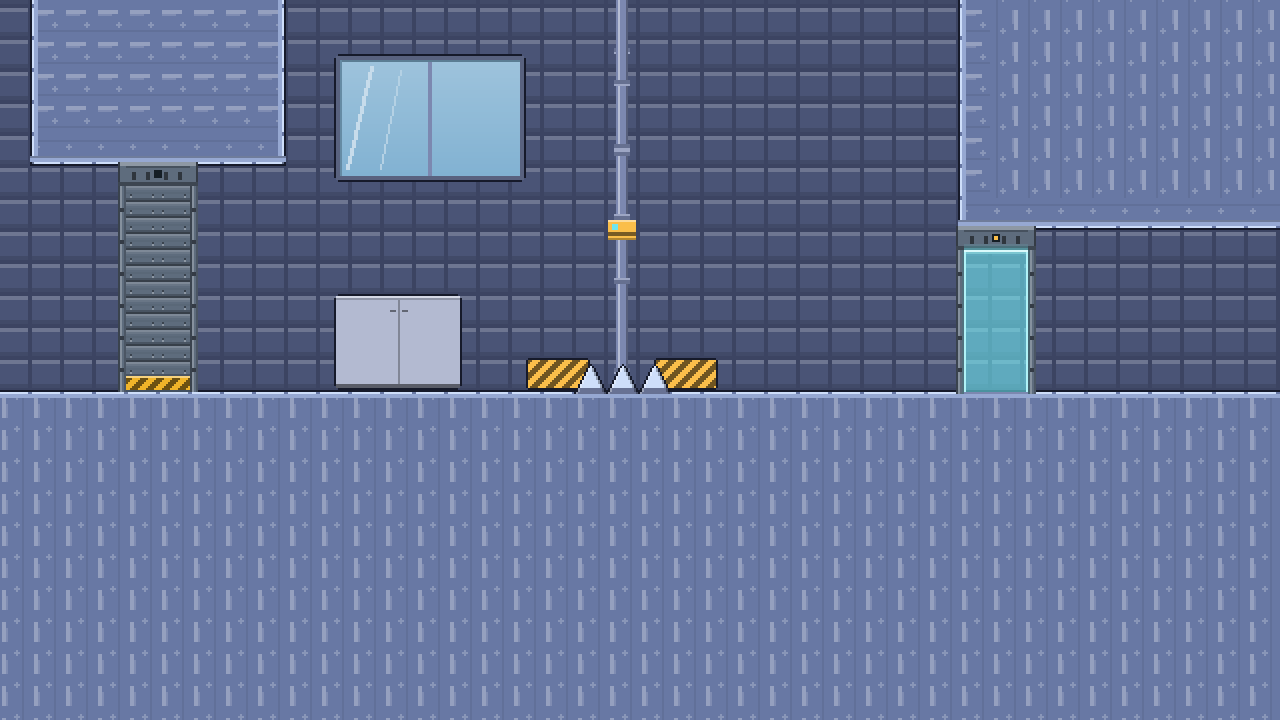
#> input picture assets/ui/frames/spot2_raw.png, 1280 x 720 px; the run also reads 2 pictures not shown here
$ python gen_freeze_filter_preview.py
#> lines starting #> are read from the running program, lines starting #| are printed output that depends on the picture
"""冻结滤镜选型图（D46，已裁定：A 取代灰）。

用法：py tools/gen_freeze_filter_preview.py   ->  assets/ui/preview_freeze_filter.png

底片不是画的，是 `tools/frame_grab.tscn` 跑真关卡抓的真帧（assets/ui/frames/）：
屏幕空间的滤镜只有套在真帧上才看得出它吃了谁。spot2 那一帧地标最密（青门 / 琥珀钥匙 /
白钢尖刺 / 钢柜 / 夜光墙），spot0 那一帧有主角本体。
A~E 五格走的都是用户给的那段 fragment 的同一条算式（离线复现），逐行对应关系：

    fy = fract(UV * 180).y            ->  _scanline_overlay()，按行算晶格
    if fy < w or fy > 1-w: scan = fac ->  暗带 = 黑底 alpha = scanLineFac
    COLOR.r = linear(UV - off)        ->  _shift()，分数像素平移 = 双线性重采样
    COLOR.g = linear(UV)                    off 是 UV 单位，换成像素要乘屏宽
    COLOR.b = linear(UV + off)
    COLOR = mix(COLOR * linearFac, 黑, scan) ->  先按通道乘，再 alpha_composite 一层黑
    COLOR += nearest(UV) * nearestFac        ->  ImageChops.add（本图里 nearestFac 恒 0）

三条必须说清的近似，图上数字与实机的差别就出在这些地方：
  1. 全程在 8 位 sRGB 整数值上算，跟 Compatibility 渲染器把屏幕纹理原样交给 shader
     那条一致（uniform 没写 source_color）。真接上 shader 后若整体偏暗，差的是这一条。
  2. `texture(viewportLinear, UV)` 在 1:1 屏幕纹理上取的就是像素中心，等于没糊 ——
     所以「linear / nearest 双通道」真正起作用的只有那对色散抽头：linear 给软边、
     nearest 给硬边。想看到整幅糊成 CRT 必须降内部分辨率，那是 E 行。
  3. E 行用「BOX 下采样到 320×180 再线性放大」近似一场真的低分辨率渲染。贴图场景下
     这条近似是准的（2D 本来就是一张纹理），代价在别处：真做要一道 SubViewport，
     而 D8 定的路线是无旁路的 hint_screen_texture。

裁定之后加的 F 行不是算式，是把 A 那组参数真编进 GL、由 `frame_grab.tscn` 抓回来的实拍。
所以 A 与 F 两格并排 = 上面那三条近似到底成不成立的当场检验；两行的差值（逐通道平均、
最大、以及差 >=3 的样本数）连同同一批探针的 RGB 打在 stdout 里，图上不写。

色数一栏是硬的：D26 那张 WCAG 表是这游戏的可读性底座，D29 的分工又靠青与琥珀分
「光与电」和「可拾取物」。所以每行都量同一批探针，提亮把谁削平了直接写在图上，
并把取到的 RGB 打到 stdout —— 探针落歪了当场能看出来。
主角的位置不写死坐标：在底片里找近黑像素质心（身体是这帧里唯一一片近黑），
探针与放大框都跟着它走。
"""

import os
import sys

from PIL import Image, ImageDraw, ImageChops

sys.path.insert(0, os.path.dirname(os.path.abspath(__file__)))
import gen_tiles as G          # 复用 _cr / _rlum / _font，别另写一份对比度算式

ROOT = os.path.dirname(os.path.dirname(os.path.abspath(__file__)))
FRAMES = os.path.join(ROOT, "assets", "ui", "frames")
OUT = os.path.join(ROOT, "assets", "ui", "preview_freeze_filter.png")

W, H = 1280, 720               # 抓帧就是窗口尺寸，晶格按这一张算
VRES = 180.0                   # shader 里 const RESOLUTION 的纵向格数
CELL_W = 640
CELL_H = 360
CROP = 128, 72                 # 放大区取样框，×5 整数放大不引入重采样伪影
CROP_DOOR = (940, 240)         # spot2：青门 + 门上琥珀指示灯 + 钢框 + 夜光墙
GAP = 8
LABEL_W = 300

# 探针落在 spot2 那一帧，位置用 1280×720 设备像素写死，取到的颜色每次运行都打出来。
PROBES = (
    ("cyan door", (1000, 320)),
    ("amber key", (625, 225)),
    ("white steel", (620, 386)),
    ("night wall", (300, 300)),
)
WALL = "night wall"
## spot0 那一帧的墙，离主角远到不会被他挡住（实测 (60,68,98) = g 的 bg2）。
## 两帧的墙差一档，所以主角那一对不能借 spot2 的 WALL。
WALL0 = (300, 300)


# [143 lines left out: functions _shift, _scanline_overlay, _mul, crt, diff_stats, probe and 4 more, not called in this run]


def crop_of(img, at):
    x, y = at
    return img.crop((x, y, x + CROP[0], y + CROP[1]))


CANDIDATES = (
    ("A  your shader, as-is", dict(linear_fac=1.3, scan_fac=0.10),
     "linearFac 1.3 / scan 0.10 / chroma on"),
    ("B  no brightness boost", dict(linear_fac=1.0, scan_fac=0.10),
     "same lattice, only the RGB taps"),
    ("C  readable scanlines", dict(linear_fac=1.0, scan_fac=0.45),
     "scanLineFac 0.10 -> 0.45"),
    ("D  scanlines, no chroma", dict(linear_fac=1.0, scan_fac=0.45, aberration=0.0),
     "isolate what the RGB split costs"),
    ("E  internal 320x180", dict(linear_fac=1.0, scan_fac=0.30, internal=(320, 180)),
     "needs one SubViewport (D8 route has none)"),
)


def main():
    base = Image.open(os.path.join(FRAMES, "spot2_raw.png")).convert("RGB")
    player = Image.open(os.path.join(FRAMES, "spot0_raw.png")).convert("RGB")
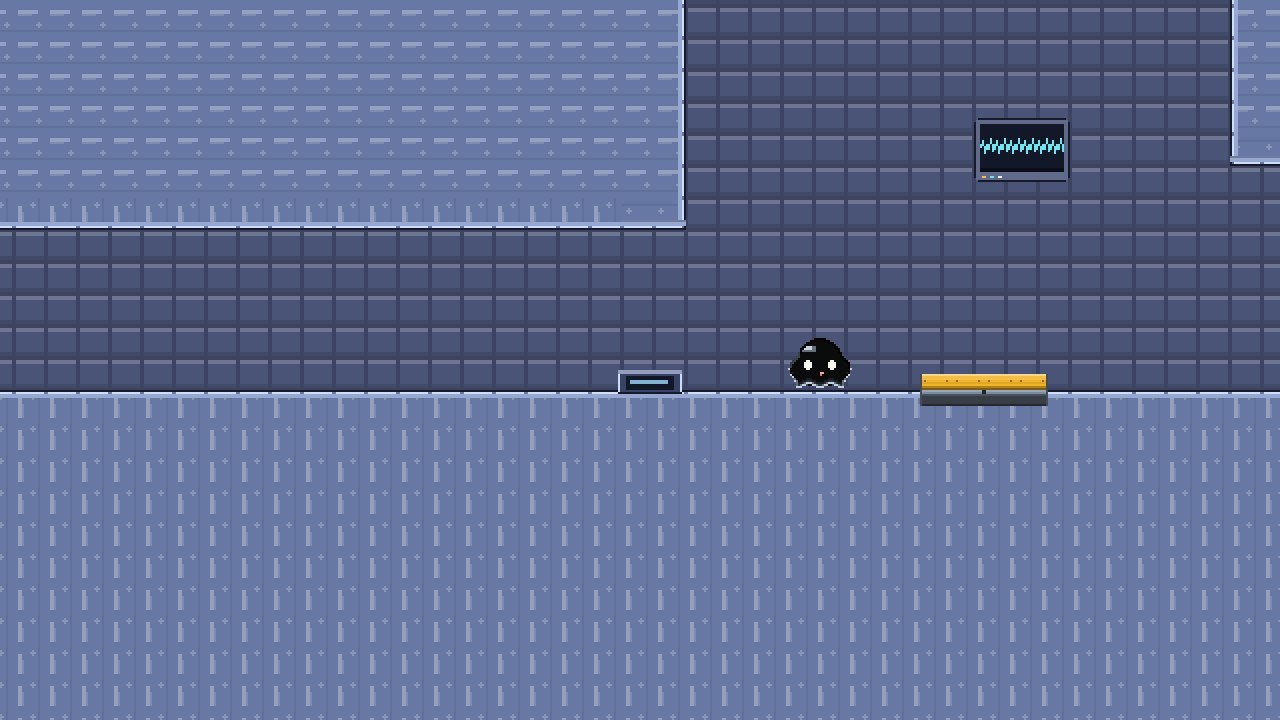
#> input picture assets/ui/frames/spot0_raw.png, 1280 x 720 px
    gray2 = Image.open(os.path.join(FRAMES, "spot2_gray.png")).convert("RGB")
    gray0 = Image.open(os.path.join(FRAMES, "spot0_gray.png")).convert("RGB")
    real2 = Image.open(os.path.join(FRAMES, "spot2_filter.png")).convert("RGB")
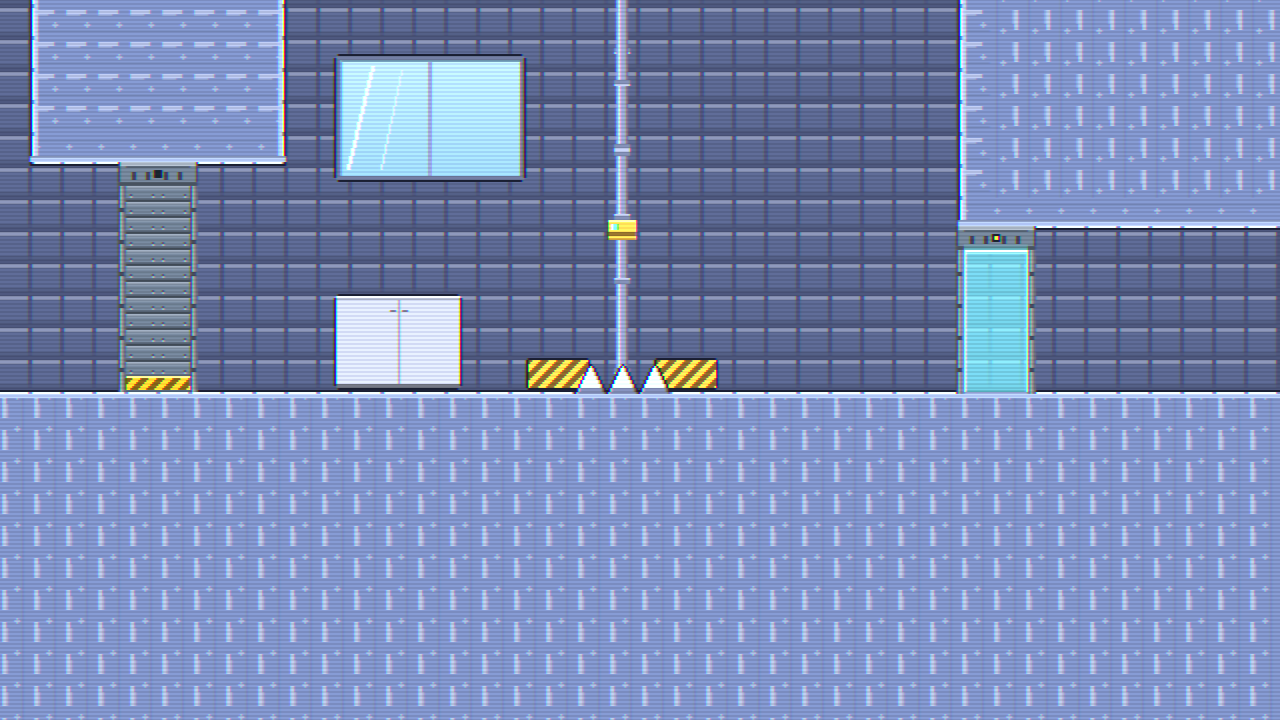
#> input picture assets/ui/frames/spot2_filter.png, 1280 x 720 px
#> (the run stopped early here; a loop or call above may not have finished)
